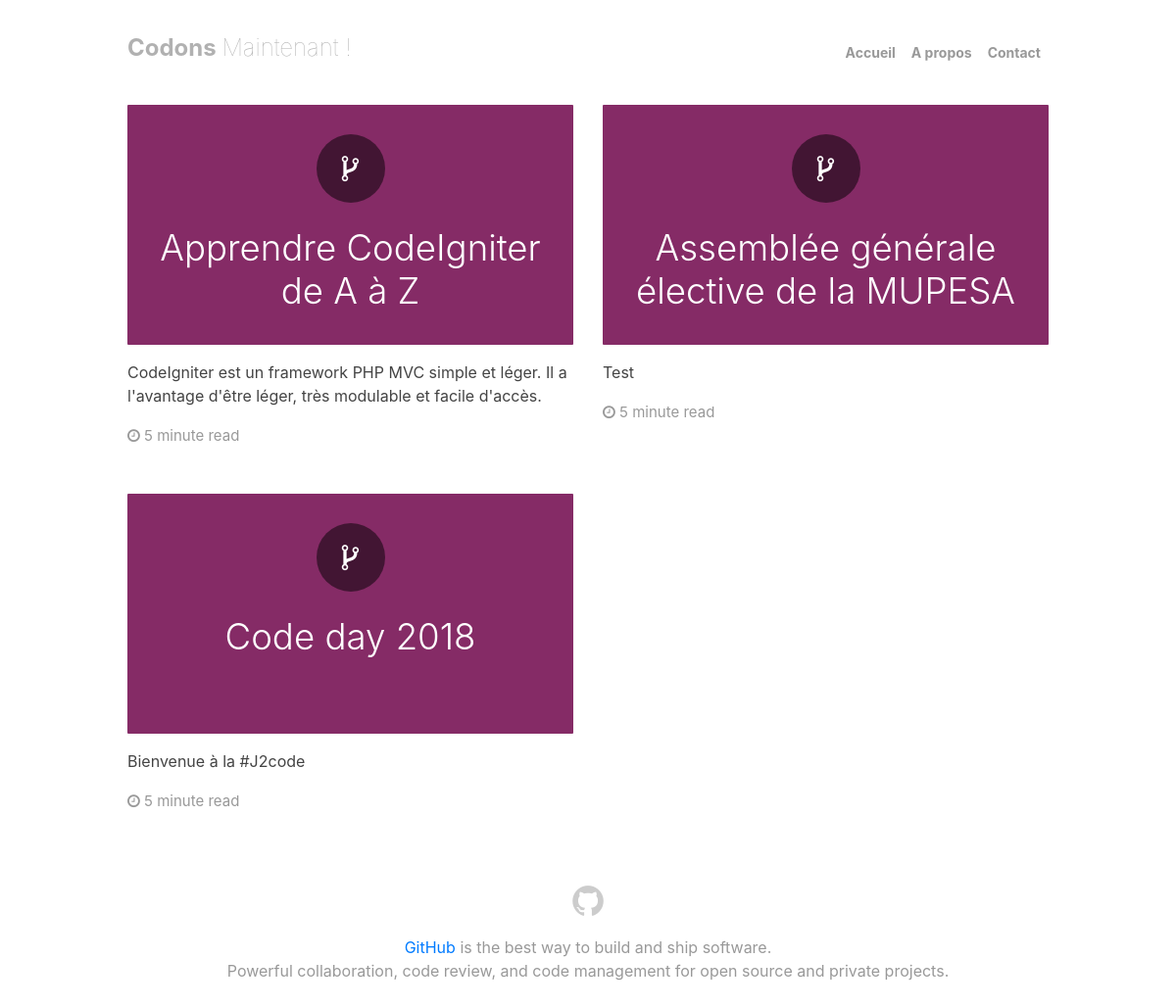
The page / on the database its author committed.
### tables this page shows
CREATE TABLE `news` (
  `id` int(11) NOT NULL,
  `title` varchar(128) NOT NULL,
  `slug` varchar(128) NOT NULL,
  `text` text NOT NULL
);

### application/controllers/News.php (called while the page is built, shortened)
<?php
class News extends CI_Controller {
	public function __construct()
	{
		$this->load->model('news_model');
		$this->load->helper('url_helper');
	}
	public function index()
	{
		$data['news'] = $this->news_model->get_news();
		$data['title'] = 'News archive';
		$this->load->view('templates/header', $data);
		$this->load->view('news/index', $data);
		$this->load->view('templates/footer');
	}
}

### index.php (called while the page is built, shortened)
<?php
require_once BASEPATH.'core/CodeIgniter.php';

### application/models/News_model.php (called while the page is built, shortened)
<?php
class News_model extends CI_Model {
	public function get_news($slug = FALSE)
	{
		if ($slug === FALSE)
		{
			$query = $this->db->get('news');
			return $query->result_array();
		}
		$query = $this->db->get_where('news', array('slug' => $slug));
		return $query->row_array();
	}
}

### application/views/news/index.php (the view)
<div class="articlecontainer">
	<div class="container">
		<div class="row" id="articlelist">
			<?php foreach ($news as $news_item): ?>
			<div class="col-sm-6 mb-5">
				<a href="<?php echo site_url('news/'.$news_item['slug']); ?>">
					<div class="cover" style="background-color: #852b66;">
						<div class="content">
							<div class="ico"><span class="fa fa-code-fork"></span></div>
							<h2 class="title"><?php echo $news_item['title']; ?></h2>
						</div>
					</div>
				</a>
				<div class="details mt-3">
					<p class="description">
						<?php echo $news_item['text']; ?>
					</p>
					<span class="smalltext"><span class="fa fa-clock-o"></span> 5 minute read</span>
				</div>
			</div>
			<?php endforeach; ?>
		</div>
	</div>
</div>

### application/views/templates/header.php (shortened to what this page needs)
<!DOCTYPE html>
<html>
	<head>
		<link rel="stylesheet" href="<?= base_url('public/bootstrap.css') ?>">
		<link rel="stylesheet" type="text/css" href="<?= base_url('public/style.css') ?>">
		<link rel="stylesheet" type="text/css" href="<?= base_url('public/fa/css/font-awesome.min.css') ?>">
	</head>
	<body>
		<div class="navcontainer">
			<div class="container">
				<nav class="navbar navbar-expand-lg navbar-light" style="padding: 30px 0;">
				  	<a class="navbar-brand" href="#">
				    	<h2 id="logotext">Codons <span>Maintenant !</span></h2>
				  	</a>
				  	<div class="collapse navbar-collapse float-right" id="navbarNavAltMarkup">
					    <div class="navbar-nav ml-auto" id="menuitems">
					      	<a class="nav-item nav-link active" href="<?= site_url() ?>">Accueil<span class="sr-only">(current)</span></a>
					      	<a class="nav-item nav-link" href="<?= site_url('a-propos') ?>">A propos</a>
					      	<a class="nav-item nav-link" href="<?= site_url('contact') ?>">Contact</a>
					    </div>
				  	</div>
				</nav>
			</div>
		</div>

### application/views/templates/footer.php (shortened to what this page needs)
		<div class="footercontainer mt-4 mb-5">
			<div class="container text-center">
				<a href=""><span class="fa fa-github"></span></a>
				<p class="mt-3">
					<a href="">GitHub</a> is the best way to build and ship software. <br>
					Powerful collaboration, code review, and code management for open source and private projects.
				</p>
			</div>
		</div>
	</body>
</html>

### public/style.css (style rules this page uses)
body { color: #444; }
a { text-decoration: none !important; }
#logotext { color: #B1B1B1; font-weight: bold; font-size: 1.2em; }
#logotext span { font-weight: 100; }
#menuitems { word-spacing: 30px; }
#menuitems a { font-size: 14px !important; font-weight: bold; color: #999999 !important; word-spacing: normal; }
#articlelist .cover { min-height: 225px; border-radius: 1px; }
#articlelist .cover { height: 245px; border-radius: 1px; position: relative; }
#articlelist .cover .content { text-align: center; padding: 30px; box-sizing: border-box; }
#articlelist .cover .ico { width: 70px; height: 70px; line-height: 80px; text-align: center; border-radius: 35px; border-radius: 100%; background: rgba(0, 0, 0, 0.5); display: inline-block; }
#articlelist .cover .ico span { color: #fff; font-size: 1.9em; }
#articlelist .cover .title { font-size: 2.289em; font-weight: 300; color: #fff; margin-top: 25px; }
#articlelist .details .smalltext { font-size: 15px; color: #999; }
.footercontainer { color: #999; }
.footercontainer a span { color: #ccc; font-size: 2.3em; }

### rows shown on the page
news: title "Apprendre CodeIgniter de A à Z", text "CodeIgniter est un framework PHP MVC simple et léger. Il a l'avantage d'être léger, très modulable et facile d'accès."
news: title "Assemblée générale élective de la MUPESA", text "Test"
news: title "Code day 2018", text "Bienvenue à la #J2code"
